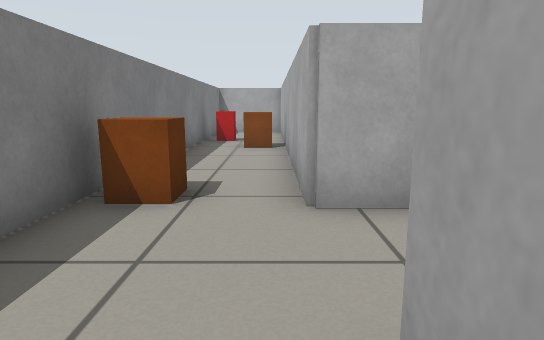
view 1 (above)

14 first-person views from a walk through a Gazebo world. The camera is 0.57 m above the floor, tilts 10° down and sees 75° across. The floor is counted in squares, 0.5 m on a side. Each view is taken from the middle of a square. On the plan, view 1 faces up. The plan holds only what a view shows up to about 14 squares ahead; the rest is blank.

view 2
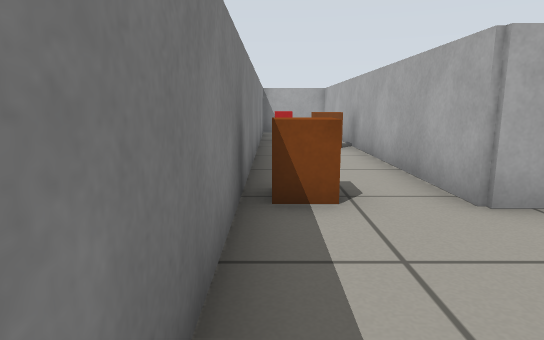

view 3
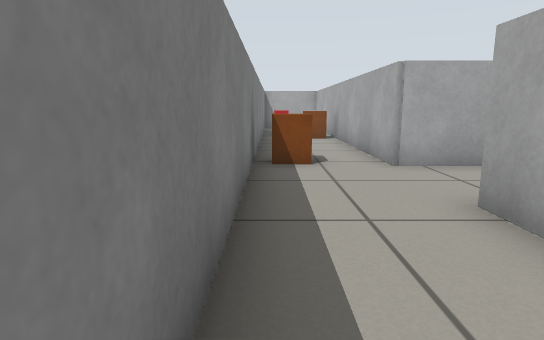

view 4
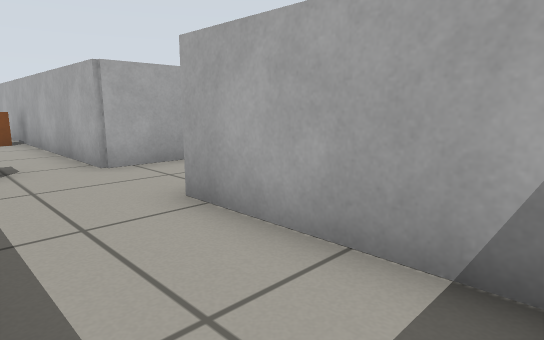

view 5
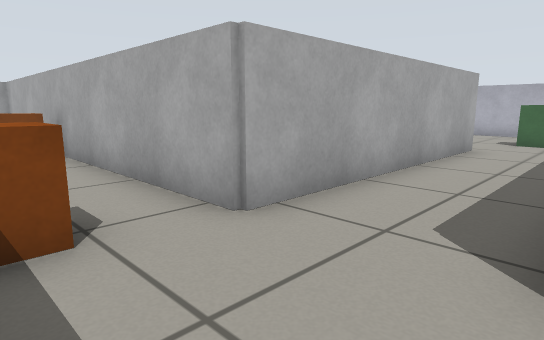

view 6
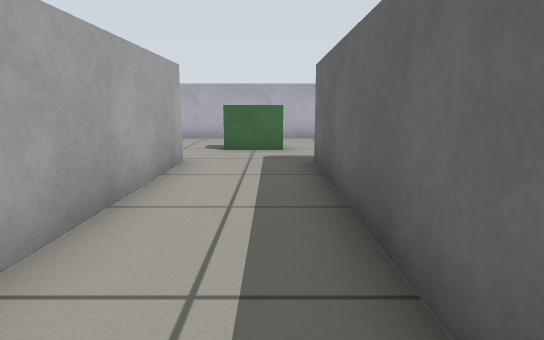

view 7
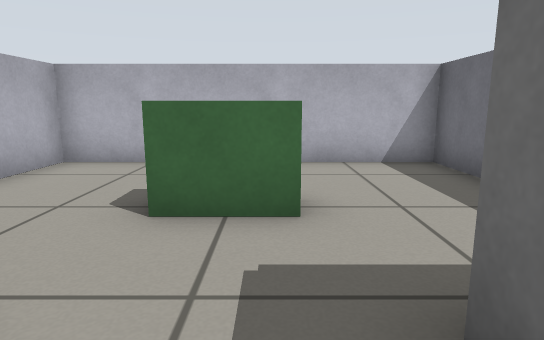

view 8
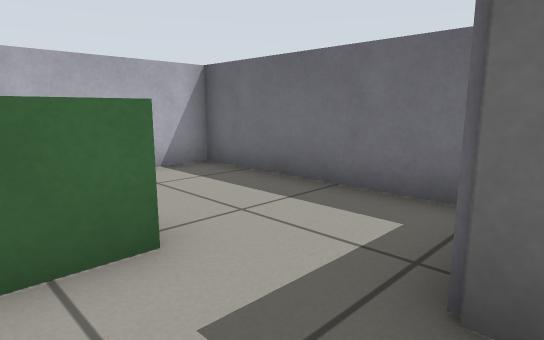

view 9
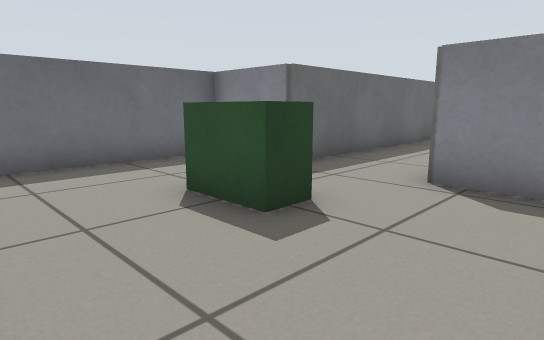

view 10
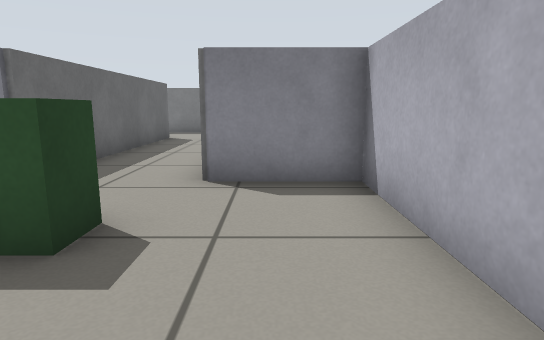

view 11
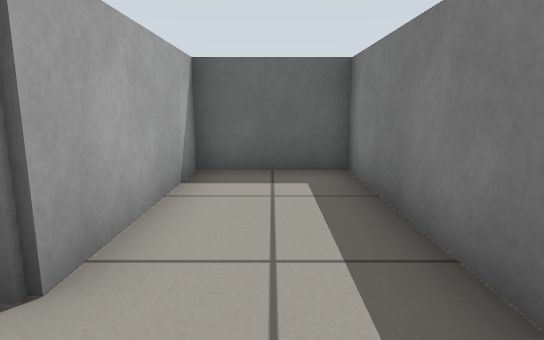

view 12
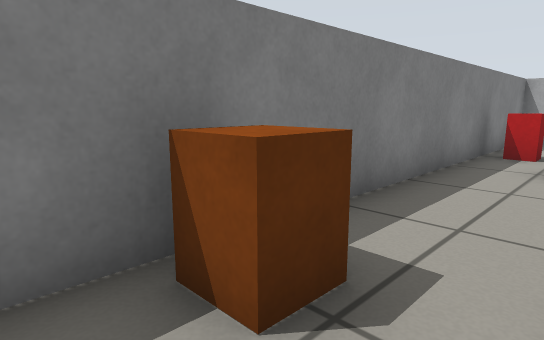

view 13
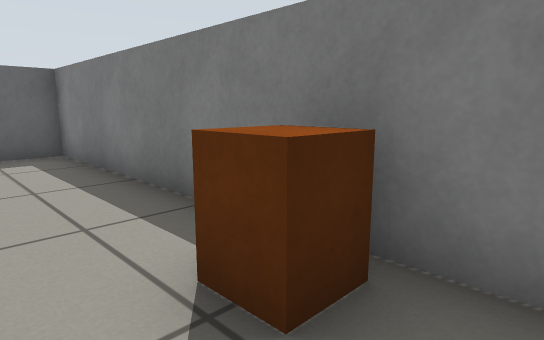

view 14
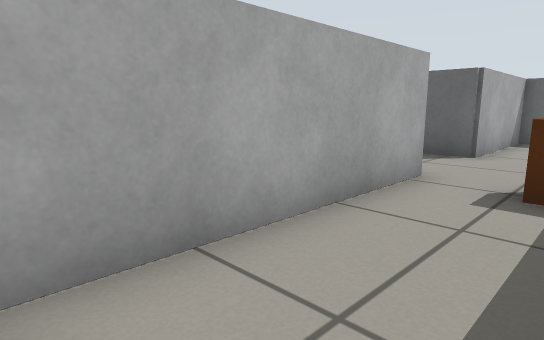

### Floor plan
Points are (right, up) in squares from view 1. A wall is a line through its corners. A room is listed if a view was taken in it or the views show most of it. See-through windows are left out.
Room 1 (views 1, 2, 3, 4, 5, 11, 13, 14)
walls: (0.4, 3.9) (0.4, 9.9); (-2.4, 11.2) (-2.4, -3.4) (0.4, -3.4) (0.4, 1.1); (0.4, 11.4) (0.4, 14.5)
ways out: opening at (0.5, 2.5) to room 2
objects: brown box (-2, 4) to (-1, 5); red box (-2, 12) to (-1, 13); brown box (-1, 10) to (0, 11)
Room 2 (views 6, 7, 8, 9, 10, 12)
walls: (0.4, 1.1) (8.6, 1.1) (8.6, -1.4) (14.4, -1.4) (14.4, 6.4) (8.6, 6.4) (8.6, 3.9) (0.4, 3.9)
ways out: opening at (0.5, 2.5) to room 1
objects: green box (11, 2) to (11, 3)

Positions as (right, up) in squares from view 1, and headings:
1: (0, 0), facing up
2: (-2, 0), facing up
3: (-2, -3), facing up
4: (-2, -3), facing up-right
5: (-2, 1), facing up-right
6: (1, 2), facing right
7: (7, 2), facing right
8: (8, 3), facing down-right
9: (14, 6), facing down-left
10: (14, 5), facing left
11: (-1, 3), facing down
12: (0, 3), facing up-left
13: (0, 6), facing down-left
14: (-2, 10), facing down-right
